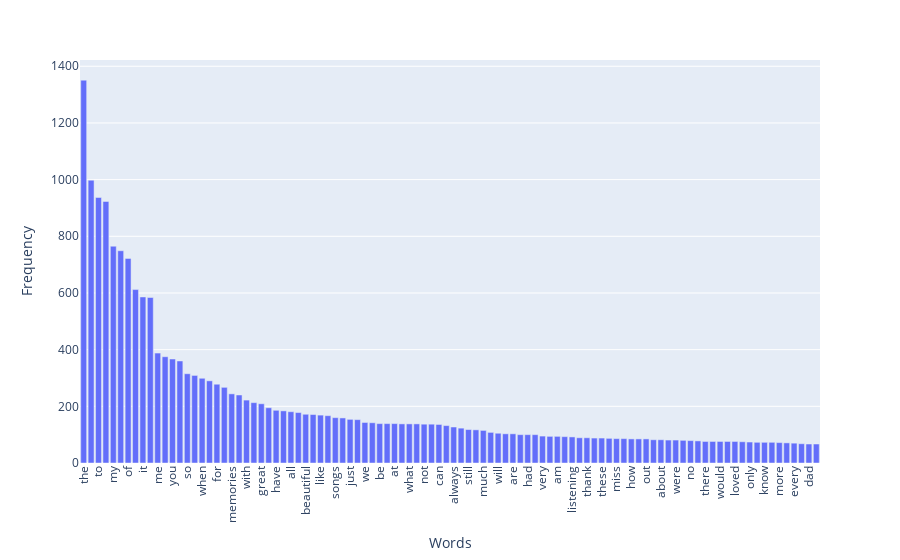

The notebook cell saved with this chart:
### Markdown cell above
### >>> **Exercise 14 (take home):**
![alt txt](https://upload.wikimedia.org/wikipedia/commons/thumb/8/8a/Long_tail.svg/1000px-Long_tail.svg.png)

### Code cell
# Answer here

import numpy as np
import plotly.express as px

# 設定要顯示的詞彙數量
top_n = 100  

# 將所有詞頻降序排序
sorted_indices = np.argsort(-term_frequencies)
top_indices = sorted_indices[:top_n]

# 取得前 100 個詞及其頻率，並按詞頻排序
top_words = count_vect.get_feature_names_out()[top_indices]
top_frequencies = term_frequencies[top_indices]

# 創建長條圖，x 軸按詞頻排序
fig = px.bar(x=top_words, y=top_frequencies, labels={'x': 'Words', 'y': 'Frequency'})
fig.update_layout(xaxis_tickangle=-90)  # x 軸標籤旋轉 90 度
fig.show()

### Figure 1 — Plotly figure (JSON) as saved in the notebook; plotly's stock layout.template omitted (floating-point values rounded to 4 significant figures)
{"data": [{"alignmentgroup": "True", "hovertemplate": "Words=%{x}<br>Frequency=%{y}<extra></extra>", "legendgroup": "", "marker": {"color": "#636efa", "pattern": {"shape": ""}}, "name": "", "offsetgroup": "", "orientation": "v", "showlegend": false, "textposition": "auto", "type": "bar", "x": ["the", "this", "to", "and", "my", "song", "of", "in", "it", "was", "me", "is", "you", "that", "so", "love", "when", "back", "for", "music", "memories", "on", "with", "time", "great", "but", "have", "years", "all", "he", "beautiful", "as", "like", "one", "songs", "old", "just", "her", "we", "she", "be", "from", "at", "good", "what", "voice", "not", "now", "can", "remember", "always", "his", "still", "they", "much", "brings", "will", "never", "are", "many", "had", "days", "very", "up", "am", "best", "listening", "him", "thank", "first", "these", "really", "miss", "who", "how", "listen", "out", "hear", "about", "childhood", "were", "heard", "no", "ever", "there", "those", "would", "reminds", "loved", "by", "only", "an", "know", "sing", "more", "has", "every", "if", "dad", "life"], "xaxis": "x", "y": [1351, 998, 937, 923, 765, 749, 722, 612, 586, 584, 388, 375, 367, 360, 315, 309, 299, 290, 278, 267, 244, 240, 222, 213, 209, 195, 186, 184, 181, 178, 172, 171, 169, 167, 160, 159, 154, 153, 143, 142, 139, 139, 139, 138, 138, 138, 137, 137, 136, 132, 127, 123, 118, 117, 115, 108, 105, 103, 103, 100, 100, 100, 95, 94, 94, 93, 92, 89, 89, 88, 88, 87, 86, 86, 85, 85, 85, 82, 82, 81, 81, 80, 79, 78, 76, 76, 76, 76, 76, 75, 74, 73, 73, 73, 72, 71, 70, 68, 67, 67], "yaxis": "y"}], "layout": {"autosize": true, "barmode": "relative", "legend": {"tracegroupgap": 0}, "margin": {"t": 60}, "xaxis": {"anchor": "y", "autorange": true, "domain": [0, 1], "range": [-0.5, 99.5], "tickangle": -90, "title": {"text": "Words"}, "type": "category"}, "yaxis": {"anchor": "x", "autorange": true, "domain": [0, 1], "range": [0, 1422.0], "title": {"text": "Frequency"}, "type": "linear"}}}
